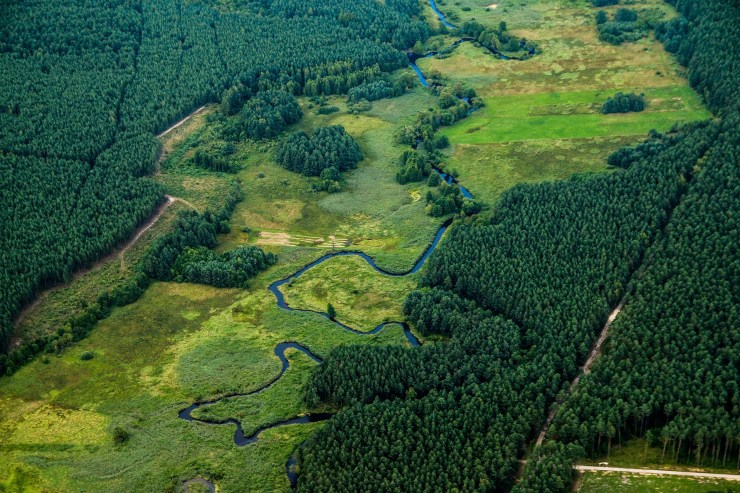
#> input picture images/river.jpg, 740 x 493 px
$ python class_16_p2.py   (older library calls are emulated)
#> lines starting #> are read from the running program, lines starting #| are printed output that depends on the picture
# -*- coding: utf-8 -*-
"""
Created on Sun Sep 15 18:34:59 2019

@author: luisf
"""

# =============================================================================
# DIP with openCV Class 16
#
#P2:    Textures 1
#       Gabor Filters
# =============================================================================

# Gabor filters are a special kind of bandpass filters that are used on
# numerous problems such as texture analysis, feature extraction and many others
# A Gabor filter gives the highest response at edges and at
# points where texture changes.

# we can apply this filter doing the convolution with the image like we have
# done with other filters

import cv2
import os
import numpy as np

root = os.path.abspath(os.getcwd()) + '/images'
img = cv2.imread(root + '/river.jpg')
#> img is the input picture: shape (493, 740, 3); mean B, G, R 55.1, 88.8, 55.5
r, c, l =img.shape
#> r = 493; c = 740; l = 3
img = cv2.resize(img, (int(c*0.5),int(r*0.5)) , cv2.INTER_AREA)
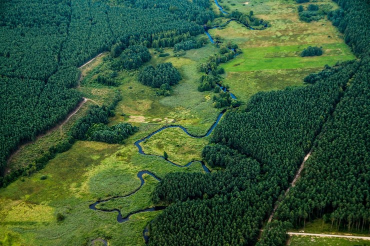
#> img: shape (246, 370, 3); mean B, G, R 55, 88.7, 55.4

#lets define the kernel of the filter
#sigma is the standard deviation of the Gaussian function used in the Gabor filter.
#theta is the orientation of the normal to the parallel stripes of the Gabor function.
#lambda is the wavelength of the sinusoidal factor in the above equation.
#gamma is the spatial aspect ratio.
#psi is the phase offset.
#ktype indicates the type and range of values that each pixel in the Gabor kernel can hold.

# the syntax to create the filter is:
#gabor = cv2.getGaborKernel(ksize, sigma, theta, lambdaa, gamma, psi, ktype)


# Lets now create various filters with differents parameter to observe
# the differences.

# theta changes the orientation of the filter.lets show 3 different orientations
thetas = [0, np.pi/4, np.pi/2]

# sigma is the std deviations of the filter. if its higher the bandpass of
# the filter will be higher
sigmas = [2.0, 3.0, 4.0]

# a third interesting parameter is lambda which indicates the wavelength of the
# filter window. if its low the filter will be small but more numerous windows
# will be used, andif its higher the window will be bigger
lambd = 6.0

nr, nc, nl = img.shape
#> nr = 246; nc = 370; nl = 3

#lets show 9 cases changing theta and sigma
for sig in sigmas:
    stack_toshow = np.zeros((1,nc*3,3), np.uint8)

    for ang in thetas:
        #creating the filter
        gabor = cv2.getGaborKernel((30,30), sig, ang, lambd, 0.5, 0, ktype = cv2.CV_32F)

        #creating an image to show the filter visualy
        gabor_toshow = cv2.resize(gabor, ( nc,nr ), interpolation = cv2.INTER_AREA)
        gabor_toshow = np.around( np.abs(gabor_toshow)*255/ (np.max(gabor_toshow)) ).astype(np.uint8)
        gabor_toshow = cv2.merge([gabor_toshow,gabor_toshow,gabor_toshow])

        ##applying the filter
        img_filt = cv2.filter2D(img, cv2.CV_8UC3, gabor)

        #stacking the images to show them
        stacked_row = np.column_stack(( gabor_toshow, np.column_stack(( img,img_filt )) ))
        stack_toshow = np.row_stack(( stack_toshow,stacked_row ))

    cv2.imshow('Gabors vs img vs filtered (for sigma ='+str(sig)+')', stack_toshow)
#> this loop made 3 passes
#> pass 1, `cv2.imshow('Gabors vs img vs filtered (for sigma ='+str(sig)+')', stac..`:
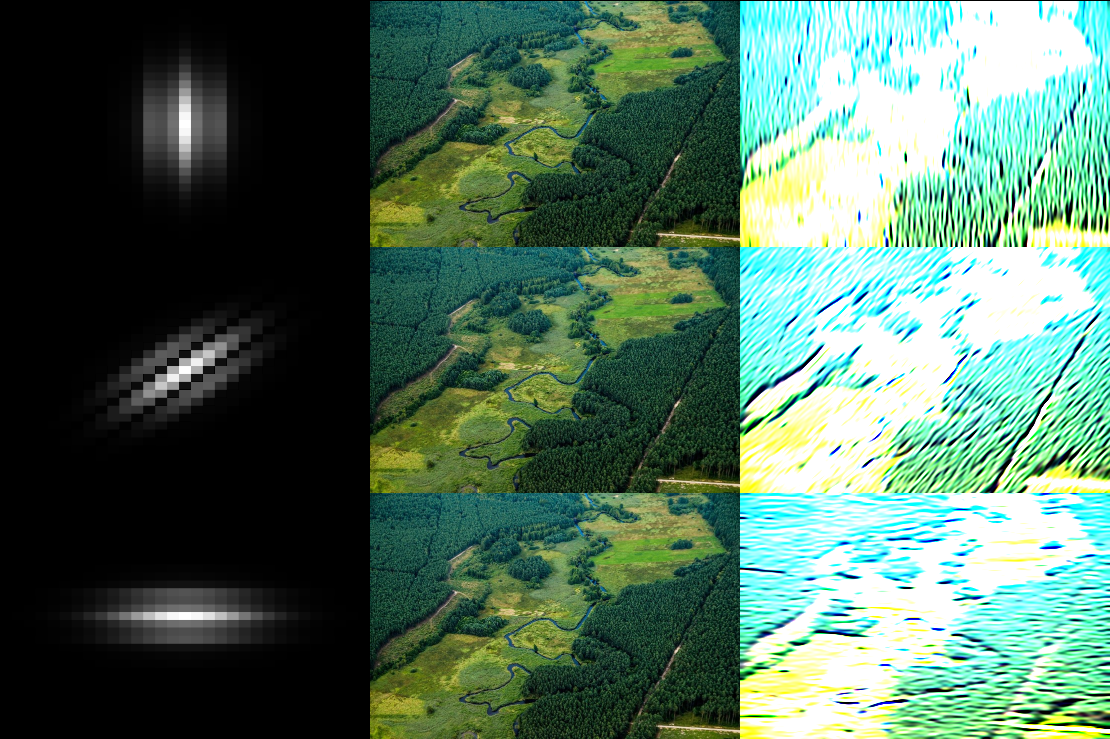
#> window 'Gabors vs img vs filtered (for': shape (739, 1110, 3); mean B, G, R 93.9, 112.1, 81.7
#> pass 2, `cv2.imshow('Gabors vs img vs filtered (for sigma ='+str(sig)+')', stac..`:
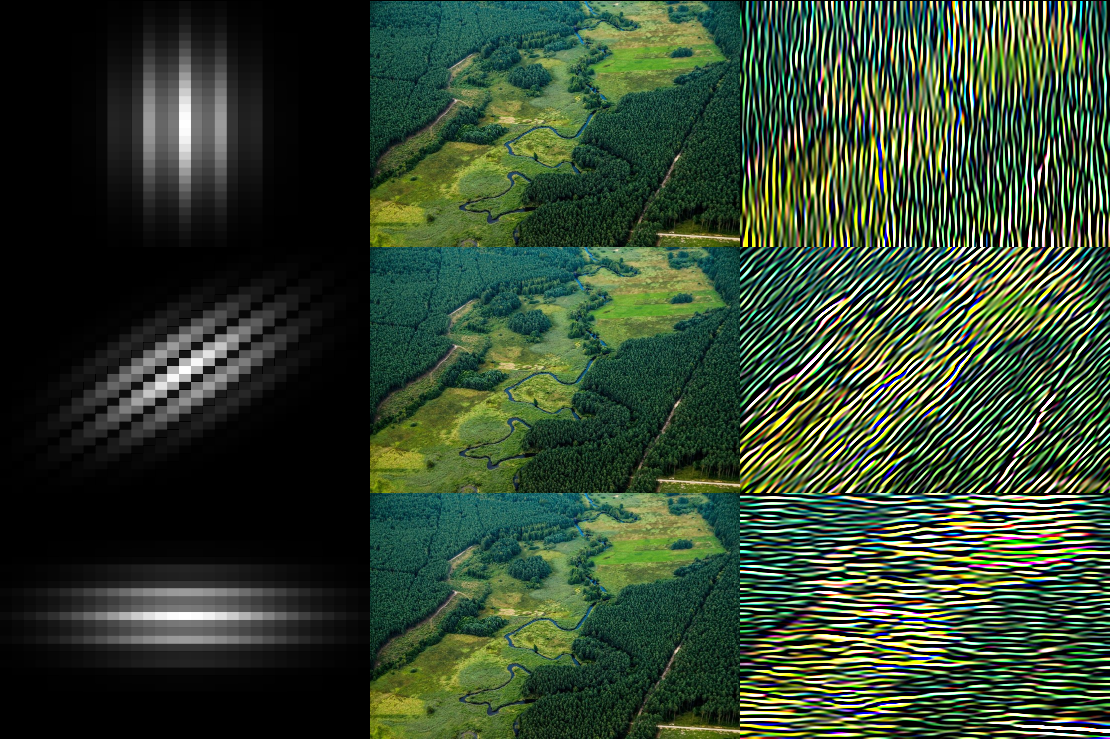
#> window 'Gabors vs img vs filtered (for': shape (739, 1110, 3); mean B, G, R 47.2, 68.2, 50.7
#> after the loop:
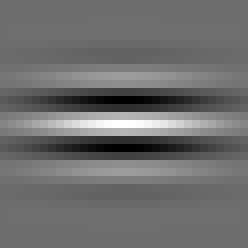
#> gabor: shape (31, 31) float32 (shown 8 times larger); min -0.755, max 1, mean 3.33e-05; drawn with min black and max white


cv2.waitKey(0)
cv2.destroyAllWindows()
